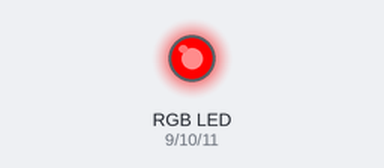
A sketch run on a simulated Arduino Uno, built with avr-gcc and run on an emulated ATmega328P. On the bench: an RGB LED mixed from three pins (HIGH = lit). What the sketch prints to the serial monitor is not drawn.

Above: at 0.3 s.
At 1.9 s:
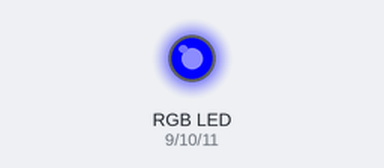
At 3.5 s:
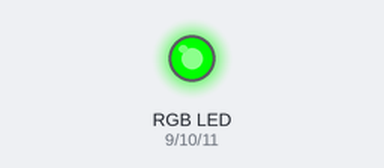
At 4.79 s:
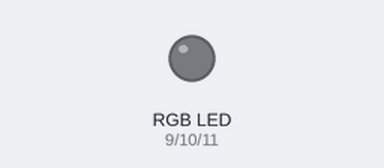
Timing chart, 0 to 5.6 s (numbered marks = the images above):
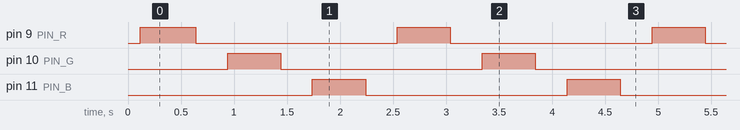

Measured:
- by itself, pin 9 (PIN_R), pin 10 (PIN_G), pin 11 (PIN_B): alternates HIGH for 0.50 s and LOW for 1.9 s
- by itself, everything shown: repeats every 2.4 s, in 6 steps

The sketch:

rgb_led.ino
```cpp
/* ============================================================================
 *  rgb_led —— RGB 三色灯高低电平循环
 *  ---------------------------------------------------------------------------
 *  板子: Arduino UNO / Nano (ATmega328P)
 *  日期: 2026-10-16
 * ---------------------------------------------------------------------------
 *  【接线】RGB 灯珠 4 个脚：R、G、B、GND
 *
 *      RGB 灯珠脚位          接哪里
 *      ------------------    ----------------------------------
 *      R  (红)   ---------   D9   （中间串 220Ω 电阻）
 *      G  (绿)   ---------   D10  （中间串 220Ω 电阻）
 *      B  (蓝)   ---------   D11  （中间串 220Ω 电阻）
 *      GND(公共) ---------   Arduino 的 GND
 *
 *  ★ 三个颜色各要一个电阻，不共用。不加电阻会烧灯、也可能烧引脚。
 *    没有 220Ω 就用 330Ω / 470Ω，只是暗一点。
 *
 * ---------------------------------------------------------------------------
 *  【运行顺序】就是你说的那种：
 *
 *      D9  HIGH  红亮
 *      D9  LOW   红灭
 *      D10 HIGH  绿亮
 *      D10 LOW   绿灭
 *      D11 HIGH  蓝亮
 *      D11 LOW   蓝灭
 *      （循环）
 *
 *  全部用 digitalWrite()，只有"高"和"低"两种状态，没有 PWM、没有渐变。
 *
 *  【改顺序】把 loop() 里那 6 个 step() 调换位置就行，比如蓝->绿->红。
 *  【改时长】ON_MS 是"亮多久"，OFF_MS 是"灭多久"，单位毫秒。
 *  【共阳灯珠】如果公共脚接的是 5V（不是 GND），把 COMMON_ANODE 改成 1。
 *             接好后发现"该亮时灭、该灭时亮"，就是选错了这个值。
 * ==========================================================================*/

// ----------------------------- 可调参数 -----------------------------------

// 1 = 共阳（公共脚接 5V，低电平点亮）；0 = 共阴（公共脚接 GND，高电平点亮）
#define COMMON_ANODE     0

const uint16_t ON_MS  = 500;    // 每个颜色亮多久
const uint16_t OFF_MS = 300;    // 每个颜色灭多久 —— 想均匀就改成和 ON_MS 一样

// 只做展示、不接灯也能跑（串口照样打印）。1 = 打开
#define DEMO_MODE        0

// ----------------------------- 引脚定义 -----------------------------------

const uint8_t PIN_R = 9;    // 红
const uint8_t PIN_G = 10;   // 绿
const uint8_t PIN_B = 11;   // 蓝

// ----------------------------- 内部逻辑 -----------------------------------

// "亮"对应的高/低电平。共阳是反的，所以这里换算一次，后面都不管极性问题。
#if COMMON_ANODE
  const uint8_t LEVEL_ON  = LOW;
  const uint8_t LEVEL_OFF = HIGH;
#else
  const uint8_t LEVEL_ON  = HIGH;
  const uint8_t LEVEL_OFF = LOW;
#endif

// 一步：把某个引脚置成指定电平，等一段时间，并在串口报一次
void step(uint8_t pin, uint8_t level, uint16_t waitMs) {
  digitalWrite(pin, level);

  if (DEMO_MODE == 0) {
    Serial.print(F("D"));
    Serial.print(pin);
    Serial.print(level == LEVEL_ON ? F(" HIGH  亮") : F(" LOW   灭"));
    Serial.print(F("   "));
    Serial.print(waitMs);
    Serial.println(F(" ms"));
  }

  delay(waitMs);
}

// 整组三个引脚全灭
void allOff() {
  digitalWrite(PIN_R, LEVEL_OFF);
  digitalWrite(PIN_G, LEVEL_OFF);
  digitalWrite(PIN_B, LEVEL_OFF);
}

// ----------------------------- 初始化 -------------------------------------

void setup() {
  pinMode(PIN_R, OUTPUT);
  pinMode(PIN_G, OUTPUT);
  pinMode(PIN_B, OUTPUT);
  allOff();                      // 上电先全灭，避免乱亮

  Serial.begin(9600);
  Serial.println(F("====================================="));
  Serial.println(F(" RGB LED: R=D9  G=D10  B=D11  GND"));
  Serial.println(COMMON_ANODE ? F(" 类型: 共阳 (公共脚接 5V)") : F(" 类型: 共阴 (公共脚接 GND)"));
  Serial.print(F(" 亮 "));
  Serial.print(ON_MS);
  Serial.print(F(" ms / 灭 "));
  Serial.print(OFF_MS);
  Serial.println(F(" ms"));
  Serial.println(F("====================================="));
}

// ----------------------------- 主循环 -------------------------------------

void loop() {
  // 想改顺序就调换下面 6 行的位置
  step(PIN_R, LEVEL_ON,  ON_MS);    // D9  HIGH  红亮
  step(PIN_R, LEVEL_OFF, OFF_MS);   // D9  LOW   红灭

  step(PIN_G, LEVEL_ON,  ON_MS);    // D10 HIGH  绿亮
  step(PIN_G, LEVEL_OFF, OFF_MS);   // D10 LOW   绿灭

  step(PIN_B, LEVEL_ON,  ON_MS);    // D11 HIGH  蓝亮
  step(PIN_B, LEVEL_OFF, OFF_MS);   // D11 LOW   蓝灭
}

/* ----------------------------------------------------------------------------
 *  串口监视器预期输出（9600 波特率）：
 *
 *  =====================================
 *   RGB LED: R=D9  G=D10  B=D11  GND
 *   类型: 共阴 (公共脚接 GND)
 *   亮 500 ms / 灭 300 ms
 *  =====================================
 *  D9 HIGH  亮   500 ms
 *  D9 LOW   灭   300 ms
 *  D10 HIGH  亮   500 ms
 *  D10 LOW   灭   300 ms
 *  D11 HIGH  亮   500 ms
 *  D11 LOW   灭   300 ms
 *  D9 HIGH  亮   500 ms
 *  ...
 * --------------------------------------------------------------------------*/
```
